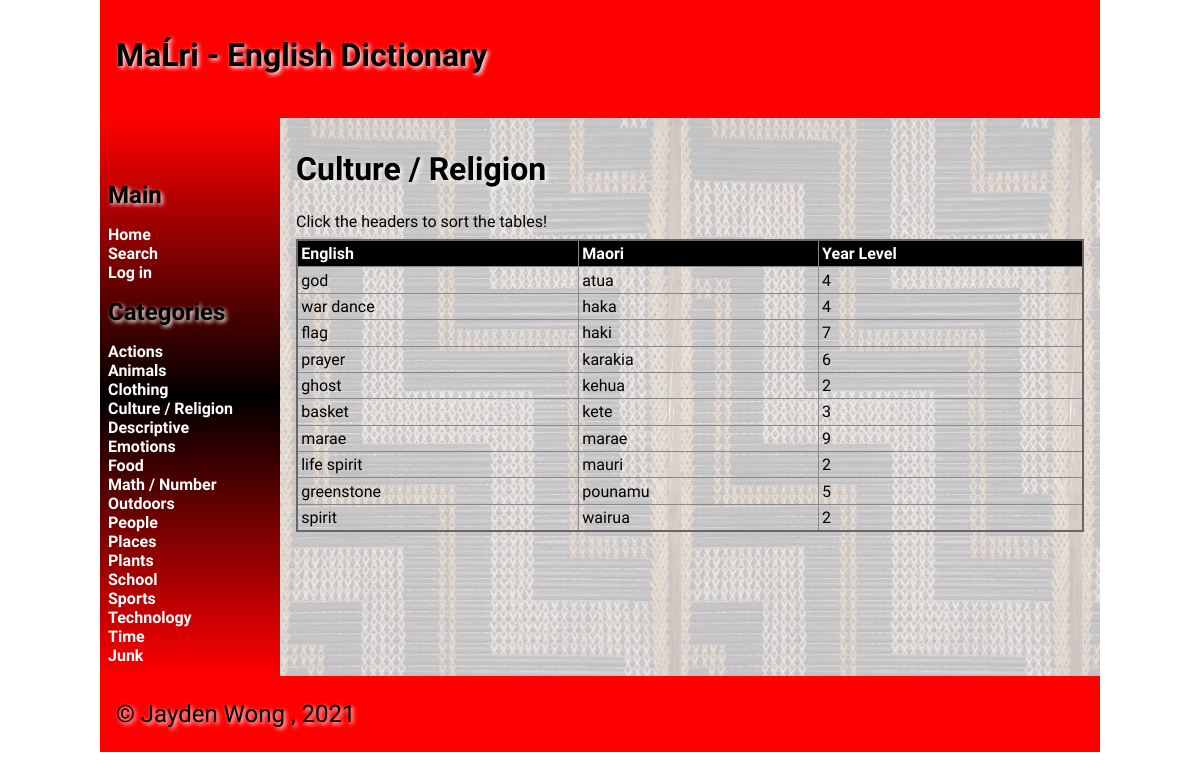
/4, run on the app's committed database.
### tables this page shows
CREATE TABLE "Categories"
(
	id integer
		constraint Categories_pk
			primary key autoincrement,
	topic varchar(20)
);

CREATE TABLE "Dictionary"
(
	id integer
		constraint dictionary_words_pk
			primary key autoincrement,
	english varchar(30),
	maori varchar(30),
	catID integer,
	description varchar(300),
	level tinyint(1),
	date date,
	author varchar(60),
	image char(30)
);

### app.py (the view, shortened to what this page needs)
@app.route('/<catID>', methods=["GET", "POST"])
def render_dictionary(catID):
    con = create_connection(db_file) # connects page to db_file (Maori_Dictionary.db).
    query = "SELECT id, topic FROM Categories WHERE id=?" #Selects the topic from the Categories table
    cur = con.cursor()
    cur.execute(query, (catID,))
    topic_title = cur.fetchall()
    con.close()
    con = create_connection(db_file)
    query = "SELECT id, english, maori, catID, description, level, date, author, image FROM Dictionary WHERE catID=?"
    cur = con.cursor()  # You need this line next
    cur.execute(query, (catID,))  # this line actually executes the query
    word_list = cur.fetchall()  # puts the results into a list usable in python
    con.close()
    return render_template('dictionary_categories.html', words=word_list, topics=topic_list(), title=topic_title, logged_in=is_logged_in())

### app.py (called while the page is built)
def create_connection(db_file):
    try:
        connection = sqlite3.connect(db_file)
        return connection
    except Error as e:
        print(e)
    return None

def is_logged_in():
    if session.get("email") is None:
        return False
    else:
        return True

def topic_list():
    con = create_connection(db_file)
    query = "SELECT id, topic FROM Categories"
    cur = con.cursor()
    cur.execute(query)
    topic_list = cur.fetchall()
    con.close()
    return topic_list

### templates/dictionary_categories.html (shortened to what this page needs)
{% extends 'base.html' %}
{% block heading %}MaĹri - English Dictionary{% endblock %}
{% block main %}
 <div id="dictionary_categories">
    {% for Categories in title %}
    <h1>{{ Categories[1] }}</h1>
    <p>Click the headers to sort the tables!</p>
    {% endfor %}
    <table id="dictionary_table">
  <tr class="Header">
    <th onclick="sort_function(0)">English</th>
    <th onclick="sort_function(1)">Maori</th>
    <th onclick="sort_function(2)">Year Level</th>
  </tr>
        {% for Dictionary in words %}
         <tr class='clickable-row' data-href='/{{ Dictionary[3]}}/{{ Dictionary[0]}}'>
         <td> {{ Dictionary[1] }} </td> <td> {{ Dictionary[2] }} </td> <td>{{ Dictionary[5] }}</td>
         </tr>
        {% endfor %}
    </table>
 </div>
{% endblock %}

### templates/base.html (shortened to what this page needs)
<!doctype html>
<html lang="en">
<head>
	<link href="{{ url_for('static', filename='css/style.css') }}" rel="stylesheet">
</head>
<body>
	<div id="container">
		<header>
			<h1>{% block heading %}{% endblock %}</h1>
		</header>
		<nav>
			<ul>
                <li>
                    <h1>Main</h1>
                    <a href="/">Home</a>
                    <a href="/search">Search</a>
                    {% if logged_in %}
                        <a href="/logout">Log out</a>
                    {% else %}
                        <a href="/login">Log in</a>
                    {% endif %}
                    <h1> Categories </h1>
                    {% for Categories in topics %}
                        <a href="/{{Categories[0]}}"> {{ Categories[1] }}</a>
                    {% endfor %}
                </li>
			</ul>
		</nav>
		<main>
            {% block main%}{% endblock %}
        </main>
		<footer>
			<p>
				&copy; Jayden Wong , 2021
			</p>
		</footer>
	</div>
</body>
</html>

### static/css/style.css (style rules this page uses)
* { font-family: Comfortaa, sans-serif; margin: 0; padding: 0; box-sizing: border-box; }
#container { display: grid; grid-template-columns: 75px auto; grid-template-areas: 'nav header' 'main main' 'footer footer'; }
header { grid-area: header; background-color: #f00; padding: 1rem; }
nav { grid-area: nav; }
main { grid-area: main; padding: 1rem; background-color: #edd; }
h1, h2, h3, h4 { padding: 1rem 0; font-family: 'Suez One', serif; color: #000; text-shadow: 2px 2px 4px #fff; }
p { padding: 0.5rem 0; }
a { display: inline-block; color: #222; font-weight: bolder; display: flex; flex-direction:row; align-items: center; }
table { width: 100%; border: 2px solid #666; border-collapse: collapse; }
th, td { border: 1px solid #888; padding: 0.2rem; text-align: left; }
th { background-color: #000; color: #fff; }
footer { grid-area: footer; padding: 1rem; background-color: #f00; }
footer p { color: #000; text-shadow: 2px 2px 4px #fff; font-size: 1.5rem; }
@media only screen and (min-width: 768px) { #container { grid-template-columns: 180px auto; grid-template-areas: 'header header' 'nav main' 'footer footer'; } }
@media only screen and (min-width: 768px) { nav { background: linear-gradient(180deg, rgba(255,0,0,1) 0%, rgba(0, 0, 0, 1) 50%, rgba(255,0,0,1) 100%); padding: 0.5rem; } }
@media only screen and (min-width: 768px) { nav ul { list-style: none; } }
@media only screen and (min-width: 768px) { nav li { padding: 0.2rem 0; } }
@media only screen and (min-width: 768px) { nav a { color: #fff; text-decoration: none; } }
@media only screen and (min-width: 768px) { main { background-image: url('/static/images/poutama.jpg'); } }
@media only screen and (min-width: 1000px) { #container { width: 1000px; margin: auto; } }

### data on the page
Categories: topic "Actions"
Categories: topic "Animals"
Categories: topic "Clothing"
Categories: topic "Culture / Religion"
Categories: topic "Descriptive"
Categories: topic "Emotions"
Categories: topic "Food"
Categories: topic "Math / Number"
Categories: topic "Outdoors"
Categories: topic "People"
Categories: topic "Places"
Categories: topic "Plants"
Categories: topic "School"
Categories: topic "Sports"
Categories: topic "Technology"
Categories: topic "Time"
Categories: topic "Junk"
Dictionary: english "god", maori "atua", level "4"
Dictionary: english "war dance", maori "haka", level "4"
Dictionary: english "flag", maori "haki", level "7"
Dictionary: english "prayer", maori "karakia", level "6"
Dictionary: english "ghost", maori "kehua", level "2"
Dictionary: english "basket", maori "kete", level "3"
Dictionary: english "marae", maori "marae", level "9"
Dictionary: english "life spirit", maori "mauri", level "2"
Dictionary: english "greenstone", maori "pounamu", level "5"
Dictionary: english "spirit", maori "wairua", level "2"
